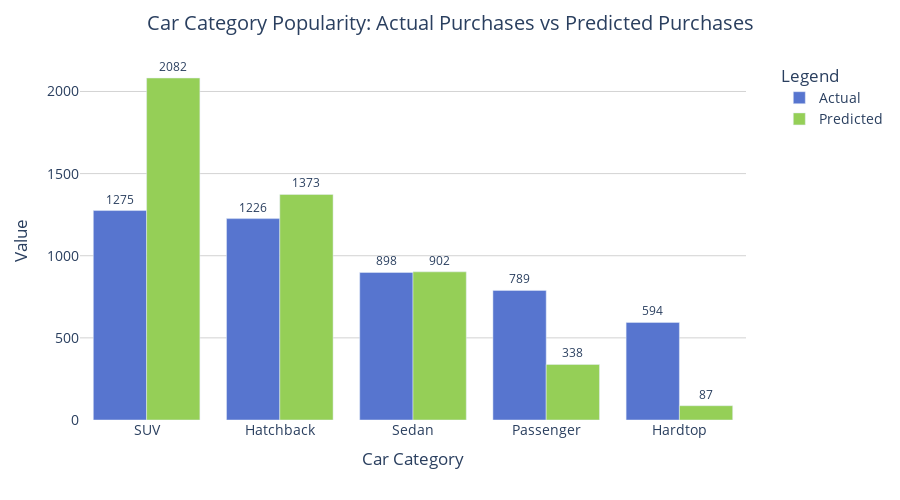

Write notebook code for a chart like this one.
### Code cell
import plotly.express as px

car_sales_combo = pd.concat([car_sales_actual, car_sales_predicted], ignore_index=True)
fig = px.bar(
    car_sales_combo,
    x='Car Category',
    y='Value',
    color='Source',
    barmode='group',
    color_discrete_map={'Actual': '#5775CF', 'Predicted': '#95CF57'},
    text='Value'
)
fig.update_layout(
    width=900,
    height=500,
    title=dict(
        text='Car Category Popularity: Actual Purchases vs Predicted Purchases',
        x=0.5,
        xanchor='center'
    ),
    xaxis_title='Car Category',
    yaxis_title='Value',
    bargap=0.2,
    plot_bgcolor='white',
    font=dict(size=14),
    legend=dict(
        title='Legend',
        orientation='v',
        x=1.05,
        y=1
    ),
    #xaxis=dict(
        #showgrid=True,
        #gridcolor='lightgray',
        #gridwidth=1
    #),
    yaxis=dict(
        showgrid=True,
        gridcolor='lightgray',
        gridwidth=1
    )
)

fig.update_traces(
    textposition='outside',
    textfont_size=12
)
fig.show()

### Figure 1 — Plotly figure (JSON) as saved in the notebook; plotly's stock layout.template omitted (floating-point values rounded to 4 significant figures)
{"data": [{"alignmentgroup": "True", "hovertemplate": "Source=Actual<br>Car Category=%{x}<br>Value=%{text}<extra></extra>", "legendgroup": "Actual", "marker": {"color": "#5775CF", "pattern": {"shape": ""}}, "name": "Actual", "offsetgroup": "Actual", "orientation": "v", "showlegend": true, "text": [1275, 1226, 898, 789, 594], "textfont": {"size": 12}, "textposition": "outside", "type": "bar", "x": ["SUV", "Hatchback", "Sedan", "Passenger", "Hardtop"], "xaxis": "x", "y": [1275, 1226, 898, 789, 594], "yaxis": "y"}, {"alignmentgroup": "True", "hovertemplate": "Source=Predicted<br>Car Category=%{x}<br>Value=%{text}<extra></extra>", "legendgroup": "Predicted", "marker": {"color": "#95CF57", "pattern": {"shape": ""}}, "name": "Predicted", "offsetgroup": "Predicted", "orientation": "v", "showlegend": true, "text": [2082, 1373, 902, 338, 87], "textfont": {"size": 12}, "textposition": "outside", "type": "bar", "x": ["SUV", "Hatchback", "Sedan", "Passenger", "Hardtop"], "xaxis": "x", "y": [2082, 1373, 902, 338, 87], "yaxis": "y"}], "layout": {"bargap": 0.2, "barmode": "group", "font": {"size": 14}, "height": 500, "legend": {"orientation": "v", "title": {"text": "Legend"}, "tracegroupgap": 0, "x": 1.05, "y": 1}, "margin": {"t": 60}, "plot_bgcolor": "white", "title": {"text": "Car Category Popularity: Actual Purchases vs Predicted Purchases", "x": 0.5, "xanchor": "center"}, "width": 900, "xaxis": {"anchor": "y", "domain": [0, 1], "title": {"text": "Car Category"}}, "yaxis": {"anchor": "x", "domain": [0, 1], "gridcolor": "lightgray", "gridwidth": 1, "showgrid": true, "title": {"text": "Value"}}}}
